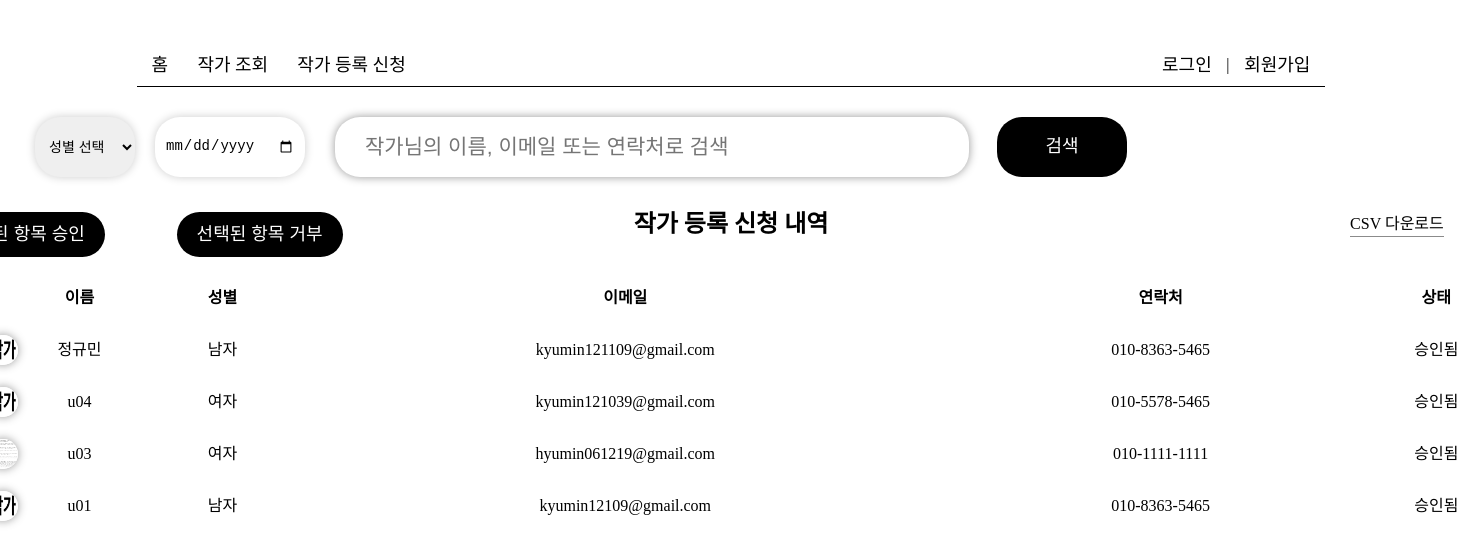
The page /artist_registration_list/ on the database its author committed.
### posts/models.py (models this page shows, shortened)
class Artist(models.Model):
    GENDER_CHOICES = [
        ('M', '남자'),
        ('F', '여자'),
    ]
    STATUS_CHOICES = [
        ('P', '대기중'),  # Pending
        ('A', '승인됨'),  # Approved
        ('R', '거부됨'),  # Rejected
    ]
    user = models.OneToOneField(User, on_delete=models.CASCADE)  # 사용자와 1:1 관계
    name = models.CharField(max_length=16)
    gender = models.CharField(max_length=1, choices=GENDER_CHOICES)
    birth_date = models.DateField()
    email = models.EmailField(unique=True)
    profile_image = models.ImageField(upload_to='artist_images/', blank=True, null=True)  # 작가 프로필 이미지
    contact = models.CharField(max_length=100, blank=True, null=True)
    status = models.CharField(max_length=1, choices=STATUS_CHOICES, default='P')  # 작가 상태

### posts/views.py (the view, shortened to what this page needs)
# urls.py: path('artist_registration_list/', posts.views.artist_registration_list, name='artist_registration_list'),  # 작가 신청 내역 조회 페이지
def artist_registration_list(request):
    query = request.GET.get('q', '')
    search_gender = request.GET.get('gender', '')
    search_birth_date = request.GET.get('birth_date', '')
    artists = Artist.objects.all()
    if query:
        artists = artists.filter(
            Q(name__icontains=query) |
            Q(email__icontains=query) |
            Q(contact__icontains=query)
        )
    if search_gender:
        artists = artists.filter(gender=search_gender)
    if search_birth_date:
        artists = artists.filter(birth_date=search_birth_date)
    artists = artists.order_by('-id')
    return render(request, 'posts/artist_registration_list.html', {'artists': artists})

### posts/templates/posts/artist_registration_list.html (shortened to what this page needs)
<!DOCTYPE html>
<html lang="ko">
<head>
    {% load static %}
    <link rel="stylesheet" href="{% static 'posts/css/style.css' %}">
</head>
<body>
    {% include 'posts/header.html' %}
    <main>
        <section class="mt20">
            <div class="container cc">
                <form method="GET" action="{% url 'artist_registration_list' %}" class="search_forms mt2">
                    <select name="gender">
                        <option value="">성별 선택</option>
                    </select>
                    <input type="date" name="birth_date" placeholder="생년월일" value="{{ request.GET.birth_date }}">
                    <input type="text" name="q" placeholder="작가님의 이름, 이메일 또는 연락처로 검색" value="{{ request.GET.q }}">
                    <button type="submit">검색</button>
                </form>
                <form method="POST" action="{% url 'artist_registration_list' %}" class="artist_registration_list tc mt4">
                    <h1>작가 등록 신청 내역</h1>
                    <div>
                        <a href="{% url 'download_csv' %}?q={{ request.GET.q }}&gender={{ request.GET.gender }}&birth_date={{ request.GET.birth_date }}" class="csv_download">CSV 다운로드</a>
                        <div class="registration_btn">
                            <button type="submit" name="action" value="approve">선택된 항목 승인</button>
                            <button type="submit" name="action" value="reject">선택된 항목 거부</button>
                        </div>
                    </div>
                    <table class="mt4">
                        <thead>
                            <tr>
                                <th>이름</th>
                                <th>성별</th>
                                <th>이메일</th>
                                <th>연락처</th>
                                <th>상태</th>
                            </tr>
                        </thead>
                        <tbody>
                            {% for artist in artists %}
                            <tr class="tc">
                                <td><img src="{% if artist.profile_image %}{{ artist.profile_image.url }}{% else %}{% static 'posts/images/default_profile.png' %}{% endif %}" alt="profile_img" width="30" height="30"></td>
                                <td>{{ artist.name }}</td>
                                <td>{{ artist.get_gender_display }}</td>
                                <td>{{ artist.email }}</td>
                                <td>{{ artist.contact }}</td>
                                <td>{{ artist.get_status_display }}</td>
                            </tr>
                            {% empty %}
                            <tr>
                                <td colspan="6">등록 신청된 작가가 없습니다.</td>
                            </tr>
                            {% endfor %}
                        </tbody>
                    </table>
                </form>
            </div>
        </section>
    </main>
</body>
</html>

### posts/static/posts/css/style.css (style rules this page uses)
* { margin: 0; padding: 0; box-sizing: border-box; line-height: 1.5em; }
body { width: 100%; }
section { position: relative; }
.container { width: 1320px; position: relative; margin: 0 auto; }
a, label, button { cursor: pointer; color: black; display: inline-block; text-decoration: none; border: none; }
img { max-width: 100%; }
.cc { display: flex; flex-flow: column; justify-content: center; align-items: center; }
.tc { text-align: center; }
.mt2 { margin-top: 1vw; }
.mt4 { margin-top: 2vw; }
.mt20 { padding-top: 7vw; padding-bottom: 7vw; }
.artist_registration_list { position: relative; width: 120%; height: 70vh; }
.artist_registration_list table { position: relative; width: 100%; }
.artist_registration_list table tr { position: relative; width: 100%; height: 50px; }
.artist_registration_list button { position: absolute; bottom: 0; }
.artist_registration_list table img { border-radius: 50%; box-shadow: 0 0 10px rgb(151, 151, 151); position: absolute; }
.artist_registration_list table tr td:nth-child(2) { width: 30px; position: absolute; margin-top: 10px; left: 2%; }
.csv_download { position: absolute; top: 1%; right: 5%; border-bottom: 1px solid #8b8b8b; }
.registration_btn button { position: absolute; height: 45px; padding: 0 20px; background-color: black; border-radius: 25px; color: white; font-size: 18px; z-index: 100000; white-space: nowrap; }
.registration_btn button:nth-child(1) { top: 1%; left: 0%; }
.registration_btn button:nth-child(2) { top: 1%; left: 15%; }
.search_forms { width: 60%; height: 60px; position: relative; }
.search_forms input:nth-child(3) { width: 80%; height: 100%; position: absolute; left: 0; border-radius: 25px; box-shadow: 0 0 10px rgb(151, 151, 151); border: none; padding: 30px; font-size: 21px; }
.search_forms button { width: 130px; height: 100%; position: absolute; right: 0; background-color: black; border-radius: 25px; color: white; font-size: 18px; }
.search_forms input:nth-child(2) { position: absolute; width: 150px; height: 60px; left: -180px; border: none; border-radius: 25px; box-shadow: 0 0 10px rgb(205, 205, 205); font-size: 14px; padding: 10px; }
.search_forms select { position: absolute; width: 100px; height: 60px; left: -300px; border: none; border-radius: 25px; box-shadow: 0 0 10px rgb(205, 205, 205); font-size: 14px; padding: 10px; }

### rows shown on the page
Artist: name "정규민", gender "남자", email "kyumin121109@gmail.com", contact "010-8363-5465", status "승인됨"
Artist: name "u04", gender "여자", email "kyumin121039@gmail.com", contact "010-5578-5465", status "승인됨"
Artist: profile_image (picture), name "u03", gender "여자", email "hyumin061219@gmail.com", contact "010-1111-1111", status "승인됨"
Artist: name "u01", gender "남자", email "kyumin12109@gmail.com", contact "010-8363-5465", status "승인됨"
